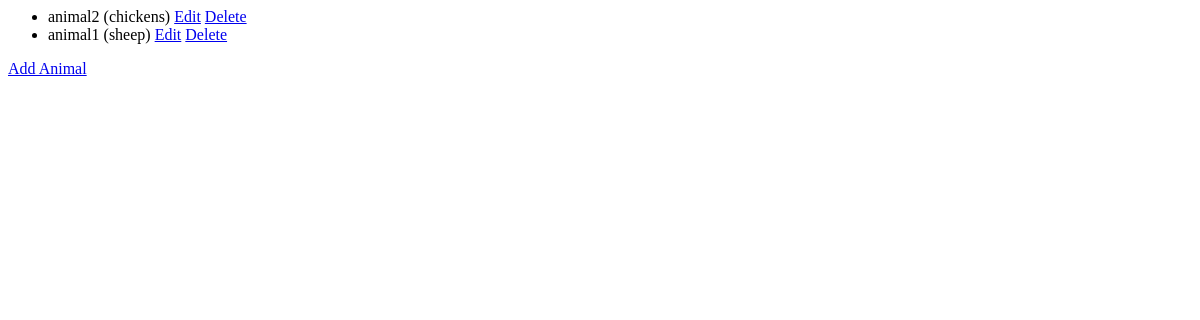
Page /animals/ on the earlier database version.
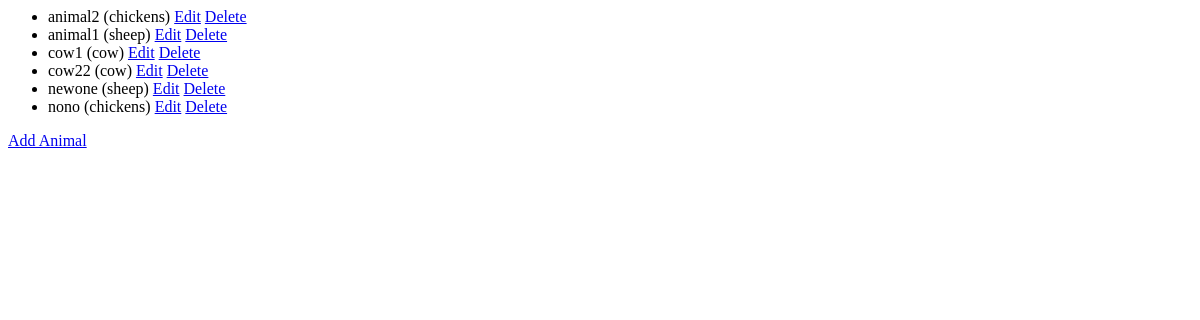
Same page on the later database version.
### farm/models.py (models this page shows, shortened)
class Animal(models.Model):
    name = models.CharField(max_length=100)
    type = models.ForeignKey(AnimalType, on_delete=models.CASCADE)
    gender = models.CharField(max_length=10)
    feeds = models.ManyToManyField(Feed)
    weight=models.DecimalField(max_digits=7,decimal_places=2)

class AnimalType(models.Model):
     name=models.CharField(max_length=50)
     def __str__(self):
        return self.name

### farm/views.py (the view)
# urls.py: path('animals/', views.animal_list, name='animal_list'),
def animal_list(request):
    return list_model(request, Animal, 'farm/animal.html', 'animals')

### farm/views.py (called while the page is built)
def list_model(request, model, template_name, context_name):
    items = model.objects.all()
    context = {context_name: items}
    return render(request, template_name, context)

### templates/farm/animal.html
<ul>
    {% for animal in animals %}
        <li>{{ animal.name }} ({{ animal.type }})
            <a href="{% url 'update_animal' animal.id %}">Edit</a>
            <a href="{% url 'delete_animal' animal.id %}">Delete</a>
        </li>
    {% endfor %}
</ul>
<a href="{% url 'add_animal' %}">Add Animal</a>

Differences in the rows shown:
added Animal: name "cow1", type "cow"
added Animal: name "cow22", type "cow"
added Animal: name "newone", type "sheep"
added Animal: name "nono", type "chickens"
